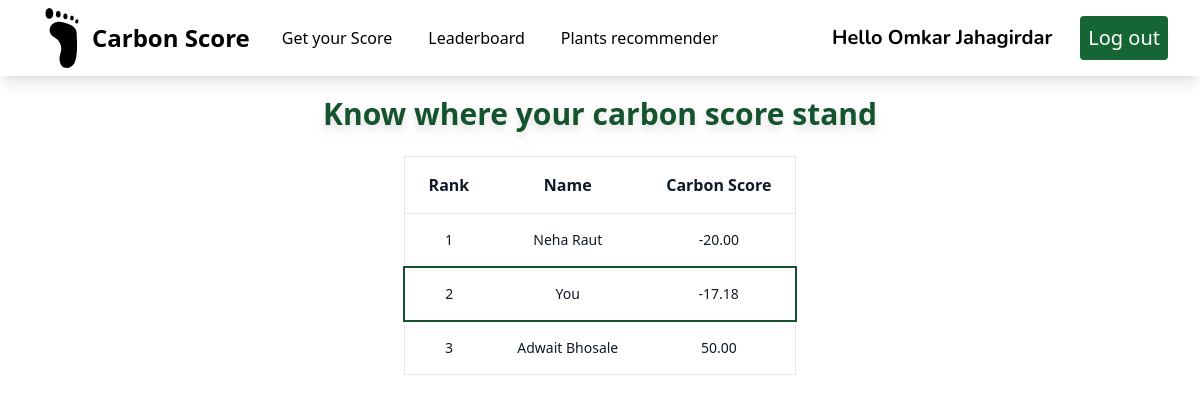
Page /leaderboard/ (signed in) on the committed database.
### userauth/models.py (models this page shows, shortened)
class Account(AbstractBaseUser):
    email           = models.EmailField(max_length=50, unique =True)
    fullname        = models.CharField(max_length=20)
    carbon_score    = models.DecimalField(default=0, max_digits=5, decimal_places=2)
    is_admin        = models.BooleanField(default=False)
    is_active       = models.BooleanField(default=True)
    is_staff        = models.BooleanField(default=False)
    is_superuser    = models.BooleanField(default=False)
    date_joined     = models.DateTimeField(verbose_name="date joined", auto_now_add=True)
    objects = MyAccountManager()
    USERNAME_FIELD = 'email'
    REQUIRED_FIELDS = ['fullname',]

### mainapp/views.py (the view)
# urls.py: path('leaderboard/', views.leaderboard, name='leaderboard'),
@login_required_message(message="Please log in, in order to view the requested page.")
@login_required
def leaderboard(request):
    if request.user.is_admin:
        return redirect('adminuser')
    users = Account.objects.filter(is_admin=False).order_by('carbon_score')
    context = {
        'users':users,
    }
    return render(request, 'mainapp/leaderboard.html', context)

### utils/decorator.py (called while the page is built)
def user_passes_test(test_func, message=default_message):
    def decorator(view_func):
        @wraps(view_func)
        def _wrapped_view(request, *args, **kwargs):
            if not test_func(request.user):
                messages.error(request, message)
            return view_func(request, *args, **kwargs)
        return _wrapped_view
    return decorator

def login_required_message(function=None, message=default_message):
    actual_decorator = user_passes_test(
        lambda u: u.is_authenticated, #fixed by removing ()
        message=message,
    )
    if function:
        return actual_decorator(function)
    return actual_decorator

### mainapp/templates/mainapp/leaderboard.html (shortened to what this page needs)
{% extends 'mainapp/base.html' %}
{% load static %}
{% block content %}
<div class= "py-4"></div>
<p class="py-4 text-center text-green-900 text-3xl font-bold pt-16 drop-shadow-lg  hover:underline-offset-8">Know where your carbon score stand </p>
<div class="flex flex-col  overflow-x-hidden">
    <div class="overflow-x-hidden sm:-mx-6 lg:-mx-8">
      <div class="py-2 block sm:px-6 lg:px-8">
        <div class="overflow-x-hidden flex justify-center">
          <table class="border text-center">
            <thead class="bg-white border-b">
              <tr>
                <th scope="col" class="text-md font-bold text-gray-900 px-6 py-4 text-center">
                  Rank
                </th>
                <th scope="col" class="text-md font-bold text-gray-900 px-6 py-4 text-center">
                  Name
                </th>
                <th scope="col" class="text-md font-bold text-gray-900 px-6 py-4 text-center">
                  Carbon Score
                </th>
              </tr>
            </thead>
            {% for user in users %}
            <tbody>
              {% if request.user == user %}
              <tr class="bg-white border border-2 border-green-900 text-white transition duration-300 ease-in-out hover:bg-gray-100">
                <td class="px-6 py-4 text-sm font-medium text-gray-900 cursor-pointer">
                  {{ forloop.counter }}
                </td>
                <td class="text-sm text-gray-900 font-normal px-6 py-4">
                  {% if request.user == user %}
                    You
                  {% else %}
                    {{ user.fullname }}
                  {% endif %}
                </td>
                <td class="text-sm text-gray-900 font-normal px-6 py-4">
                  {{ user.carbon_score }}
                </td>
              </tr>
                  {% else %}
              <tr class="bg-white border-b transition duration-300 ease-in-out hover:bg-gray-100">
                <td class="px-6 py-4 text-sm font-medium text-gray-900 cursor-pointer">
                  {{ forloop.counter }}
                </td>
                <td class="text-sm text-gray-900 font-normal px-6 py-4">
                  {% if request.user == user %}
                    You
                  {% else %}
                    {{ user.fullname }}
                  {% endif %}
                </td>
                <td class="text-sm text-gray-900 font-normal px-6 py-4">
                  {{ user.carbon_score }}
                </td>
              </tr>
              {% endif %}
            </tbody>
            {% endfor %}
          </table>
        </div>
      </div>
    </div>
  </div>
{% endblock content %}

### mainapp/templates/mainapp/base.html (shortened to what this page needs)
{% load static %}
<!DOCTYPE html>
<html lang="en" class="scroll-smooth">
<head>
  <script src="https://cdn.tailwindcss.com"></script>
  <script src="https://cdn.tailwindcss.com"></script>
</head>
<body>
  <nav class="bg-white shadow-lg fixed w-full z-10 pb-0">
    <div class="px-8">
      <div class="flex justify-between">
        <div class="flex space-x-7">
          <div>
            <a href="{% url 'home' %}" class="flex items-center py-2">
              <span class="font-bold text-2xl">Carbon Score </span>
            </a>
          </div>
          <div class="flex justify-between items-center hover:bg-gray-300 p-1">
            <a href="{% url 'homeappliances' %}" class="font-medium text-md">Get your Score </a>
          </div>
          <div class="flex justify-between items-center hover:bg-gray-300 p-1">
            <a href="{% url 'leaderboard' %}" class="font-medium text-md">Leaderboard </a>
          </div>
          <div class="flex justify-between items-center hover:bg-gray-300 p-1">
            <a href="{% url 'homeappliances' %}" class="font-medium text-md">Plants recommender </a>
          </div>
        </div>
        <div class="hidden md:flex items-center space-x-3 ">
        {% if user.is_authenticated %}
        <h1 class="px-4 text-xl font-bold font-nunito">Hello {{ user.fullname }}</h1>
          <form method="POST" action="{% url 'logout' %}">
            <button class="py-2 px-2 text-xl font-medium text-white rounded bg-green-800 transition duration-300 " type="submit">Log out</button>
        </form>
        {% endif %}
      </div>
      </div>
    </div>
</nav>
  {% block content %}{% endblock content %}
</body>
</html>

### rows in the picture
Account: fullname "Omkar Jahagirdar", shows "You", carbon_score "-17.18"
Account: fullname "Neha Raut", carbon_score "-20.00"
Account: fullname "Adwait Bhosale", carbon_score "50.00"
